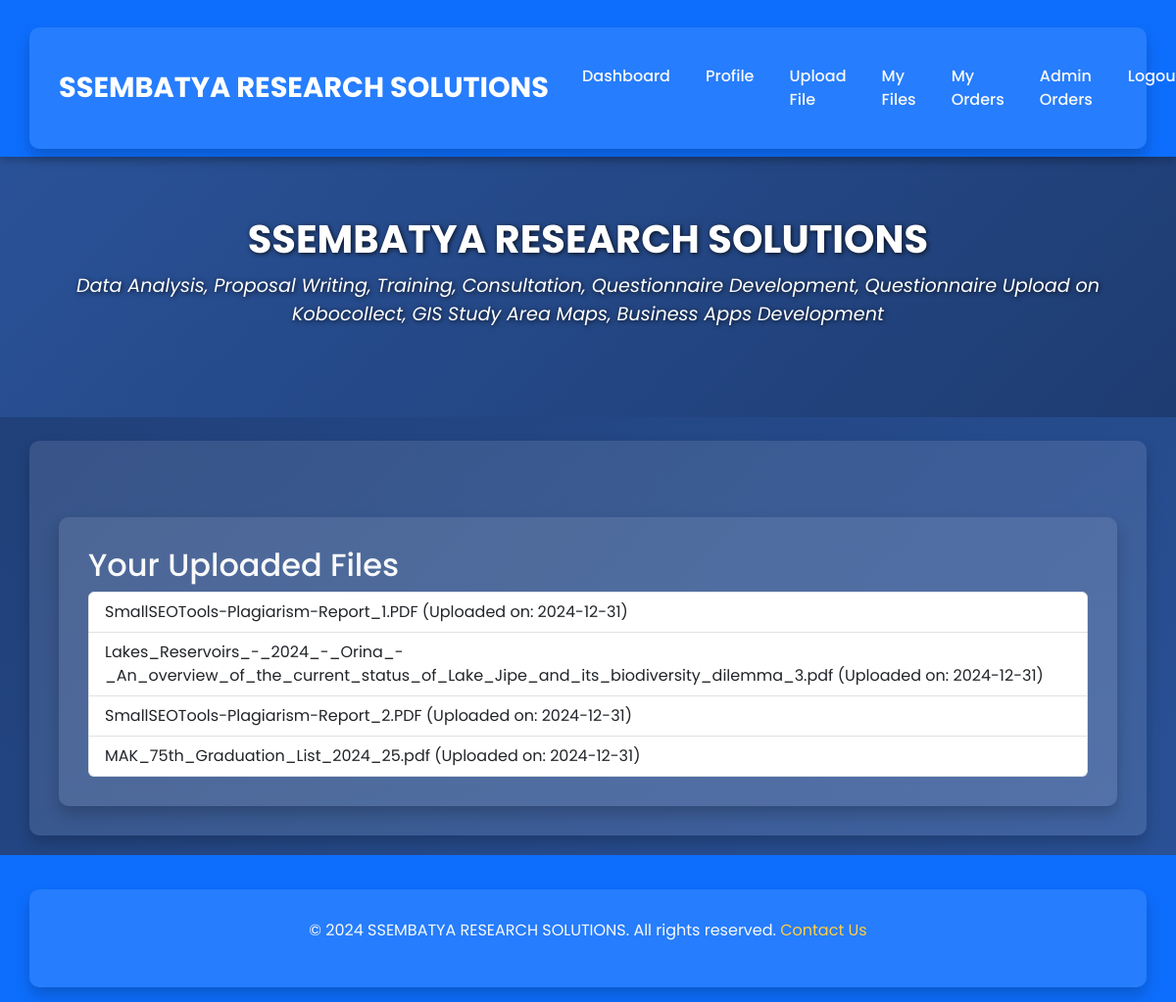
The page /files (signed in) on the database as committed earlier.
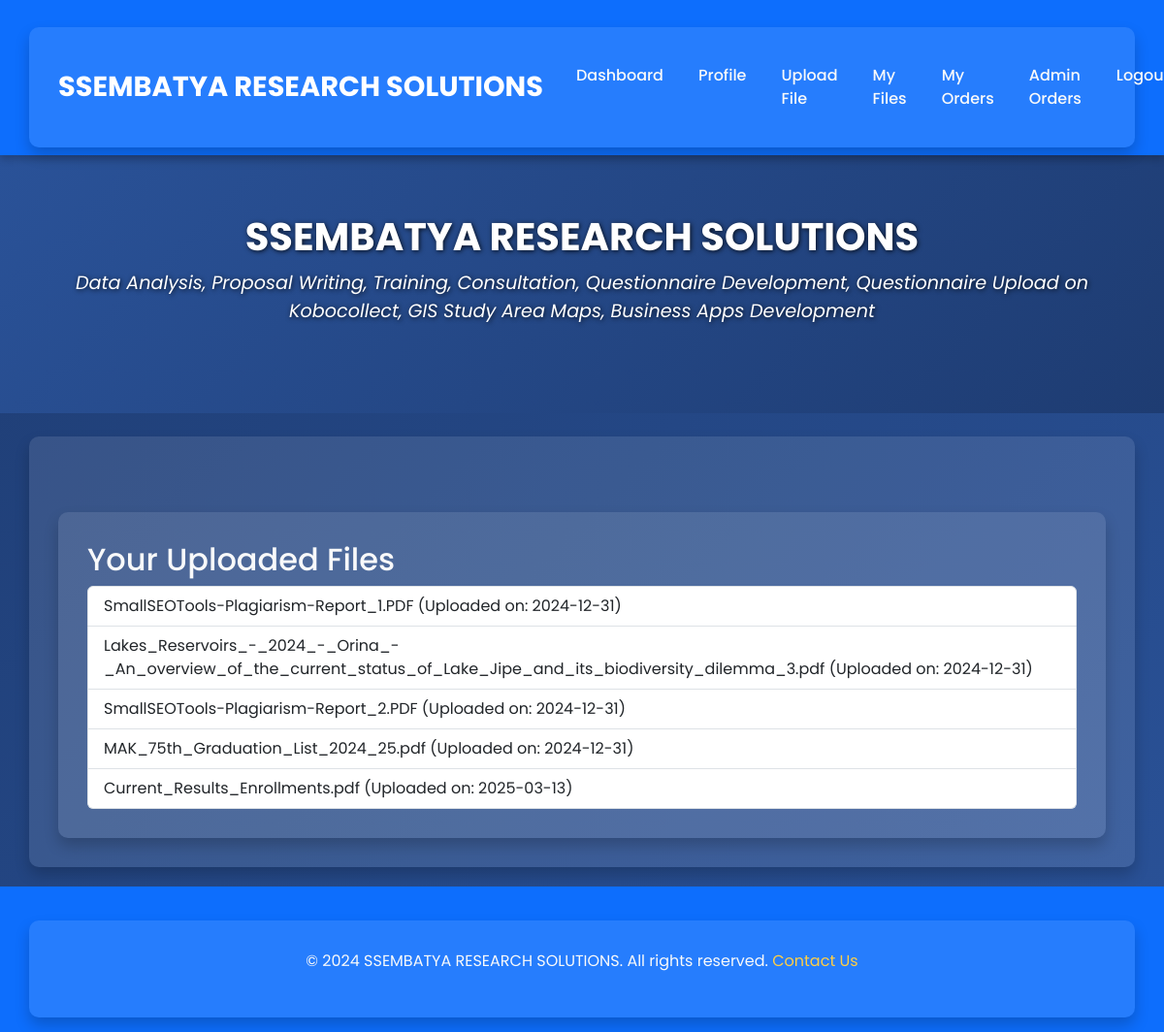
The same page on the database as committed later.
### tables this page shows
CREATE TABLE files (
            id INTEGER PRIMARY KEY AUTOINCREMENT,
            user_id INTEGER,
            filename TEXT,
            upload_date TEXT,
            FOREIGN KEY(user_id) REFERENCES users(id)
        );

### app.py (the view)
@app.route('/files')
@login_required
def view_files():
    conn = sqlite3.connect('database.db')
    cursor = conn.cursor()
    cursor.execute("SELECT filename, upload_date FROM files WHERE user_id = ?", (current_user.id,))
    files = cursor.fetchall()
    conn.close()
    return render_template('files.html', files=files, company_name=app.config['COMPANY_NAME'], services_outline=app.config['SERVICES_OUTLINE'])

### app.py (called while the page is built)
@login_manager.user_loader
def load_user(user_id):
    conn = sqlite3.connect('database.db')
    cursor = conn.cursor()
    cursor.execute("SELECT id, username, is_admin FROM users WHERE id = ?", (user_id,))
    user = cursor.fetchone()
    conn.close()
    if user:
        return User(id=user[0], username=user[1], is_admin=user[2])
    return None

### templates/files.html
{% extends "base.html" %}
{% block content %}
<div class="container mt-5">
    <h2>Your Uploaded Files</h2>
    <ul class="list-group">
        {% for file, upload_date in files %}
        <li class="list-group-item">
            {{ file }} (Uploaded on: {{ upload_date }})
        </li>
        {% endfor %}
    </ul>
</div>
{% endblock %}

Rows that differ between the two databases and show on the page:
added files: filename "Current_Results_Enrollments.pdf", upload_date "2025-03-13"
